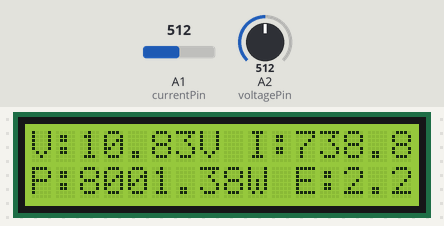
A sketch run on a simulated Arduino Uno, built with avr-gcc and run on an emulated ATmega328P. On the bench: 16×2 character LCD. The test bench sets the inputs (shaded band); at power-on: A1 (currentPin) = 512, A2 (voltagePin) = 512. What the sketch prints to the serial monitor is not drawn.

Above: at 5.1 s.
5.2 s: A1 (currentPin) set to 716
At 8.9 s:
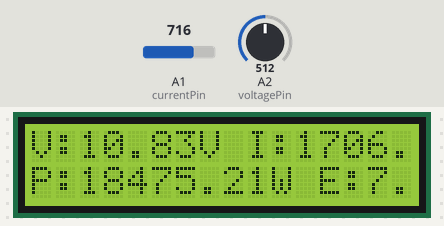
12.2 s: A2 (voltagePin) set to 485
At 17.7 s:
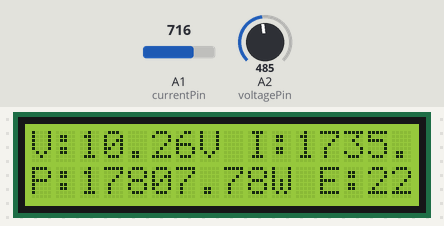
20.0 s: A2 (voltagePin) set to 458
At 23.6 s:
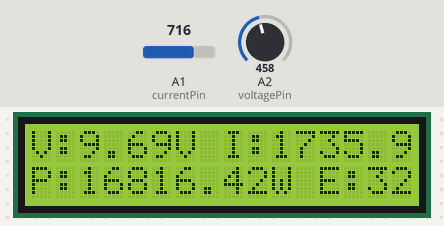
27.6 s: A1 (currentPin) set to 576
At 30.6 s:
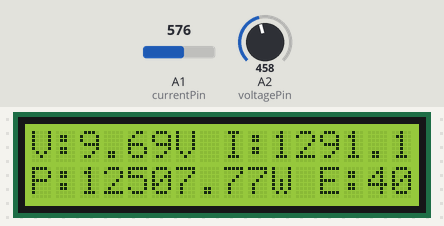
33.8 s: A1 (currentPin) set to 553
At 36.4 s:
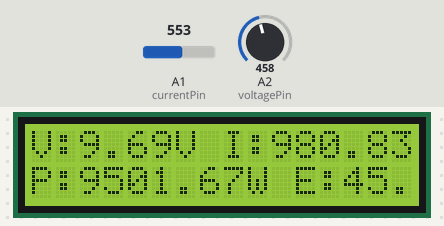
39.9 s: A2 (voltagePin) set to 511
At 46.1 s:
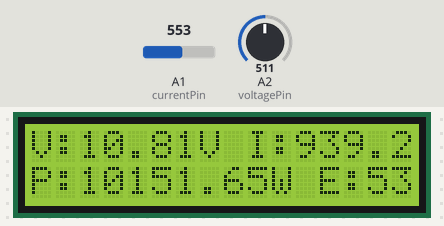
Timing chart, 0 to 47.1 s (numbered marks = the images above; inputs shaded):
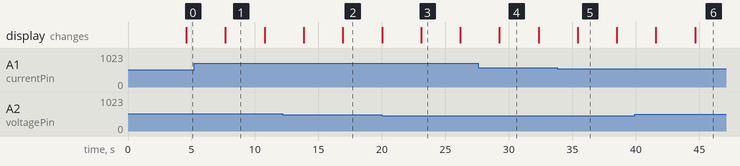

The sketch:

sketch_oct22b.ino
```cpp
#include <ACS712.h>
#include <LiquidCrystal.h>

// Initialize LCD (LCD Keypad Shield uses these pins)
LiquidCrystal lcd(8, 9, 4, 5, 6, 7);

// Pin definitions
const int voltagePin = A2;  // Voltage sensor on A2
const int currentPin = A1;  // Current sensor on A1

// Voltage Divider Values for Resistors
const float R1 = 9650.0;
const float R2 = 2900.0;

// Calibration for ACS 712
const float sensitivity = 0.100;
const float vRef = 5;
const float vOffset = 1.7635969696969696969
;

// Global Variables
float voltage = 0.0;
float current = 0.0;
float power = 0.0;
float energy = 0.0;
unsigned long lastTime = 0;
unsigned long interval = 1000;

float energyWmin = 0.0;

void setup () {
  Serial.begin(9600); // Initialize Serial Communication

  // Initialize LCD
  lcd.begin(16, 2);

  // Display header on LCD
  lcd.setCursor(1, 0);
  lcd.print("Power & Energy");
  lcd.setCursor(5, 1);
  lcd.print("Meter");
  delay(2000);
}

void loop () {
  // Measure Voltage
  voltage = measureVoltage();

  // Measure Current
  current = measureCurrent();

  // Calculate Power (P = V * I)
  power = voltage * current;

  // Update Energy (Energy = Power * time in Watt-hours)
  unsigned long currentTime = millis();
  if (currentTime - lastTime >= interval) {
    float timeInHours = (interval / 3600000.0);
    energy += power * timeInHours; // Energy in Watt-hour (Wh)
    lastTime = currentTime;
  }

  // Display data on LCD
  displayData(voltage, current, power, energy);

  // Debug info in Serial Monitor
  Serial.print("Voltage: ");
  Serial.print(voltage); Serial.println(" V");
  Serial.print("Current: ");
  Serial.print(current); Serial.println(" A");
  Serial.print("Power: ");
  Serial.print(power); Serial.println(" W ");
  Serial.print("Energy: ");
  Serial.print(energy); Serial.println(" Wh");

  Serial.println("---------------------------------------");

  delay(500);
}

// Function to measure voltage using a Voltage Divider
float measureVoltage() {
  int sensorValue = analogRead(voltagePin);
  float adcVoltage = (sensorValue / 1023.0) * 5.0;
  float actualVoltage = adcVoltage / (R2 / (R1 + R2));
  return actualVoltage;
}

// Function to measure current using ACS 712
float measureCurrent() {
    int numReadings = 100;
    float total = 0.0;
    for (int i = 0; i < numReadings ; i++) {  // Take 10 samples
        int sensorValue = analogRead(currentPin);
        float adcVoltage = (sensorValue / 1023.0) * 5.0;
        total += (adcVoltage - vOffset) / sensitivity; // Convert to current in Amps
        delay(25); // short delay between readings
    }
    return (total / numReadings) * 100; // Return average current
}

// Function to display data on the LCD
void displayData(float voltage, float current, float power, float energy) {
  lcd.clear();
  lcd.setCursor(0, 0);
  lcd.print("V:"); lcd.print(voltage, 2);
  lcd.print("V");
  lcd.print(" I:"); lcd.print(current, 2);
  lcd.print("A");

  lcd.setCursor(0, 1);
  lcd.print("P:"); lcd.print(power, 2);
  lcd.print("W");
  lcd.print(" E:"); lcd.print(energy, 2);
  lcd.print("Wh");
}
```

Measured:
- what the display in image 1 shows lasts 3.1 s, from 7.7 s to 10.8 s
